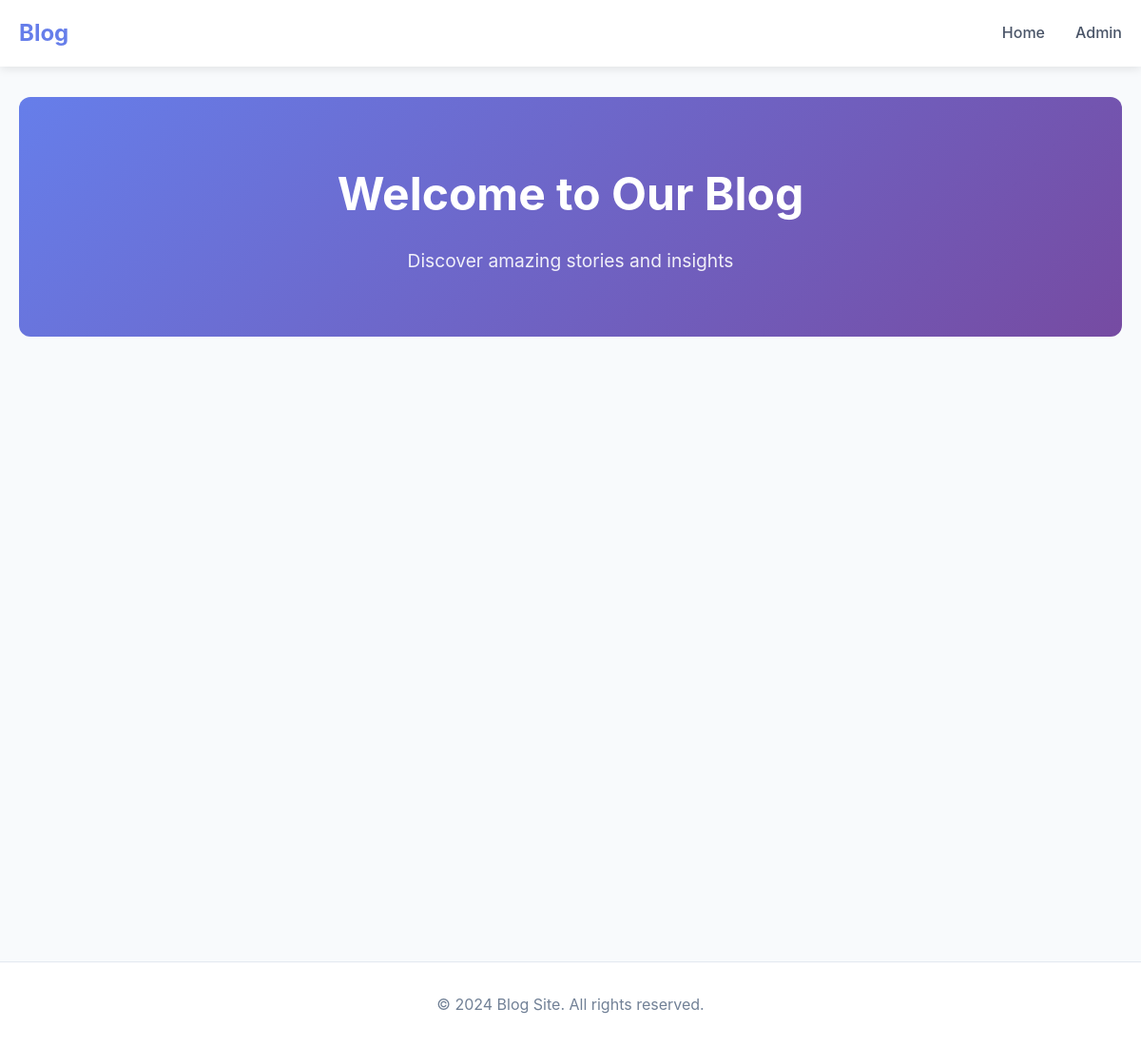
Before: / with the older database file.
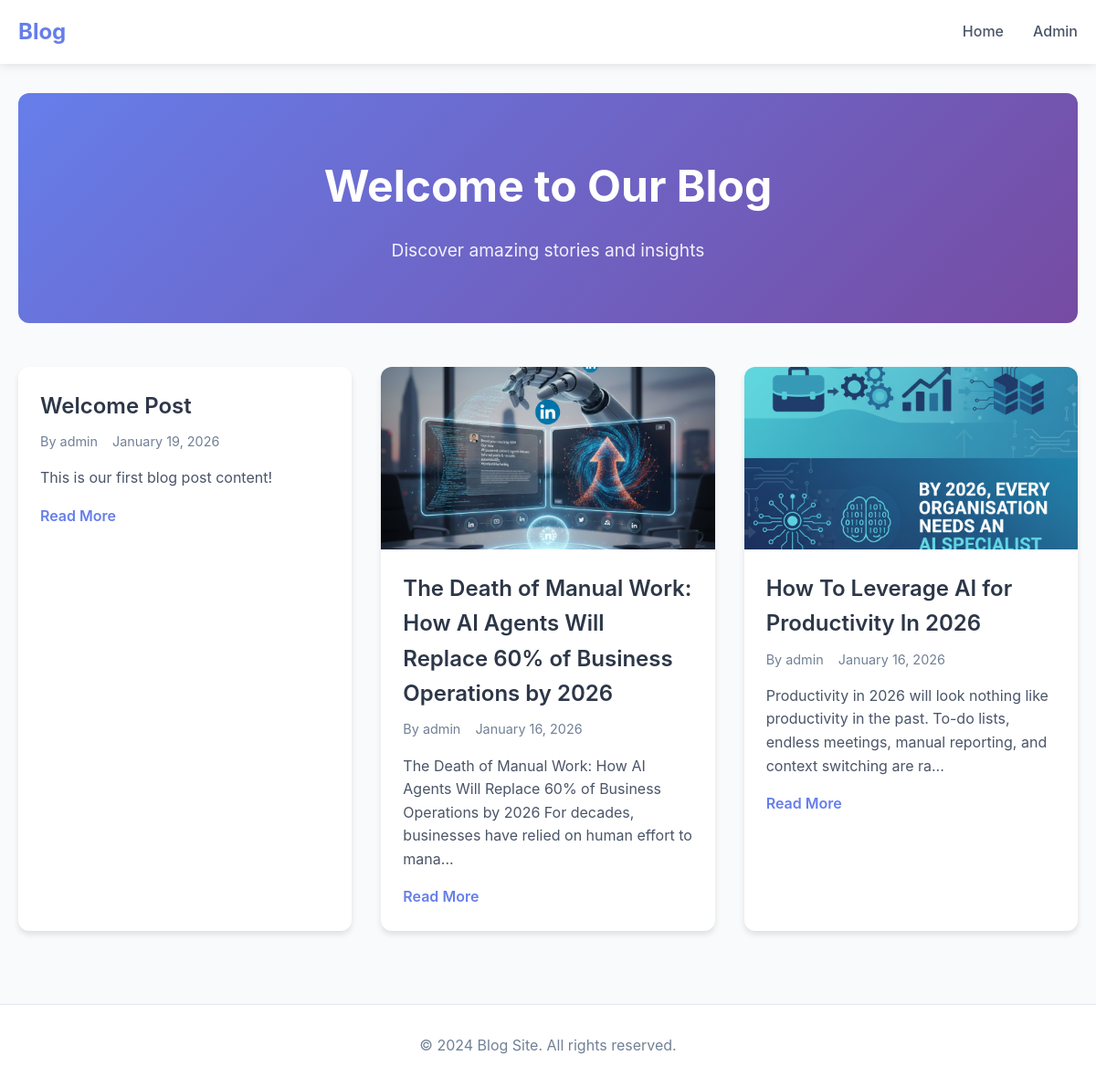
After: the same page with the newer database file.
### blog/models.py (models this page shows, shortened)
class BlogPost(models.Model):
    title = models.CharField(max_length=200)
    slug = models.SlugField(max_length=200, unique=True)
    content = models.TextField()
    featured_image = models.ImageField(upload_to='blog_images/', blank=True, null=True)
    author = models.ForeignKey(User, on_delete=models.CASCADE)
    published = models.BooleanField(default=False)
    created_at = models.DateTimeField(auto_now_add=True)
    updated_at = models.DateTimeField(auto_now=True)
    class Meta:
        ordering = ['-created_at']
    def get_absolute_url(self):
        return reverse('post_detail', kwargs={'slug': self.slug})
    def get_excerpt(self, length=150):
        if len(self.content) > length:
            return self.content[:length] + '...'
        return self.content

### blog/views.py (the view)
# urls.py: path('', views.home, name='home'),
def home(request):
    posts = BlogPost.objects.filter(published=True).order_by('-created_at')
    return render(request, 'home.html', {'posts': posts})

### templates/home.html (shortened to what this page needs)
{% extends 'base.html' %}
{% block content %}
<div class="hero">
    <h1>Welcome to Our Blog</h1>
    <p>Discover amazing stories and insights</p>
</div>
<div class="posts-grid">
    {% for post in posts %}
        <article class="post-card">
            {% if post.featured_image %}
                <div class="post-image">
                    <img src="{{ post.featured_image.url }}" alt="{{ post.title }}">
                </div>
            {% endif %}
            <div class="post-content">
                <h2><a href="{{ post.get_absolute_url }}">{{ post.title }}</a></h2>
                <div class="post-meta">
                    <span class="author">By {{ post.author.username }}</span>
                    <span class="date">{{ post.created_at|date:"F d, Y" }}</span>
                </div>
                <p class="post-excerpt">{{ post.get_excerpt }}</p>
                <a href="{{ post.get_absolute_url }}" class="read-more">Read More</a>
            </div>
        </article>
    {% empty %}
        <div class="no-posts">
            <h2>No posts yet</h2>
            <p>Check back soon for new content!</p>
        </div>
    {% endfor %}
</div>
{% endblock %}

### templates/base.html (shortened to what this page needs)
{% load static %}
<!DOCTYPE html>
<html lang="en">
<head>
    <link rel="stylesheet" href="{% static 'css/style.css' %}">
</head>
<body>
    <header class="header">
        <nav class="nav">
            <div class="container">
                <a href="{% url 'home' %}" class="nav-brand">Blog</a>
                <div class="nav-links">
                    <a href="{% url 'home' %}" class="nav-link">Home</a>
                    <a href="/admin/" class="nav-link">Admin</a>
                </div>
            </div>
        </nav>
    </header>
    <main class="main">
        <div class="container">
            {% block content %}
            {% endblock %}
        </div>
    </main>
    <footer class="footer">
        <div class="container">
            <p>&copy; 2024 Blog Site. All rights reserved.</p>
        </div>
    </footer>
</body>
</html>

### static/css/style.css (style rules this page uses)
* { margin: 0; padding: 0; box-sizing: border-box; }
body { font-family: -apple-system, BlinkMacSystemFont, 'Segoe UI', 'Roboto', 'Oxygen', 'Ubuntu', 'Cantarell', sans-serif; line-height: 1.6; color: #333; background-color: #f8fafc; }
.container { max-width: 1200px; margin: 0 auto; padding: 0 20px; }
.header { background: white; box-shadow: 0 2px 10px rgba(0, 0, 0, 0.1); position: sticky; top: 0; z-index: 100; }
.nav { padding: 1rem 0; }
.nav .container { display: flex; justify-content: space-between; align-items: center; }
.nav-brand { font-size: 1.5rem; font-weight: 700; color: #667eea; text-decoration: none; transition: color 0.3s; }
.nav-links { display: flex; gap: 2rem; }
.nav-link { color: #4a5568; text-decoration: none; font-weight: 500; transition: color 0.3s; }
.main { min-height: calc(100vh - 200px); padding: 2rem 0; }
.hero { text-align: center; padding: 4rem 0; background: linear-gradient(135deg, #667eea 0%, #764ba2 100%); color: white; border-radius: 12px; margin-bottom: 3rem; }
.hero h1 { font-size: 3rem; font-weight: 700; margin-bottom: 1rem; }
.hero p { font-size: 1.2rem; opacity: 0.9; }
.posts-grid { display: grid; grid-template-columns: repeat(auto-fit, minmax(350px, 1fr)); gap: 2rem; margin-bottom: 3rem; }
.post-card { background: white; border-radius: 12px; overflow: hidden; box-shadow: 0 4px 6px rgba(0, 0, 0, 0.1); transition: transform 0.3s, box-shadow 0.3s; }
.post-image { width: 100%; height: 200px; overflow: hidden; }
.post-image img { width: 100%; height: 100%; object-fit: cover; transition: transform 0.3s; }
.post-content { padding: 1.5rem; }
.post-content h2 { margin-bottom: 0.5rem; }
.post-content h2 a { color: #2d3748; text-decoration: none; font-size: 1.5rem; font-weight: 600; transition: color 0.3s; }
.post-meta { display: flex; gap: 1rem; margin-bottom: 1rem; font-size: 0.9rem; color: #718096; }
.post-excerpt { color: #4a5568; margin-bottom: 1rem; line-height: 1.6; }
.read-more { color: #667eea; text-decoration: none; font-weight: 600; transition: color 0.3s; }
.footer { background: white; border-top: 1px solid #e2e8f0; padding: 2rem 0; text-align: center; color: #718096; }

Changed rows visible on the page:
added BlogPost: title "Welcome Post", author.username "admin", created_at "January 19, 2026", get_excerpt "This is our first blog post content!"
now on this page (row unchanged): BlogPost: featured_image (picture), title "The Death of Manual Work: How AI Agents Will Replace 60% of Business Operations by 2026", author.username "admin", created_at "January 16, 2026", get_excerpt "The Death of Manual Work: How AI Agents Will Replace 60% of Business Operations by 2026 For decades, businesses have relied on human effort to mana..."
now on this page (row unchanged): BlogPost: featured_image (picture), title "How To Leverage AI for Productivity In 2026", author.username "admin", created_at "January 16, 2026", get_excerpt "Productivity in 2026 will look nothing like productivity in the past. To-do lists, endless meetings, manual reporting, and context switching are ra..."
